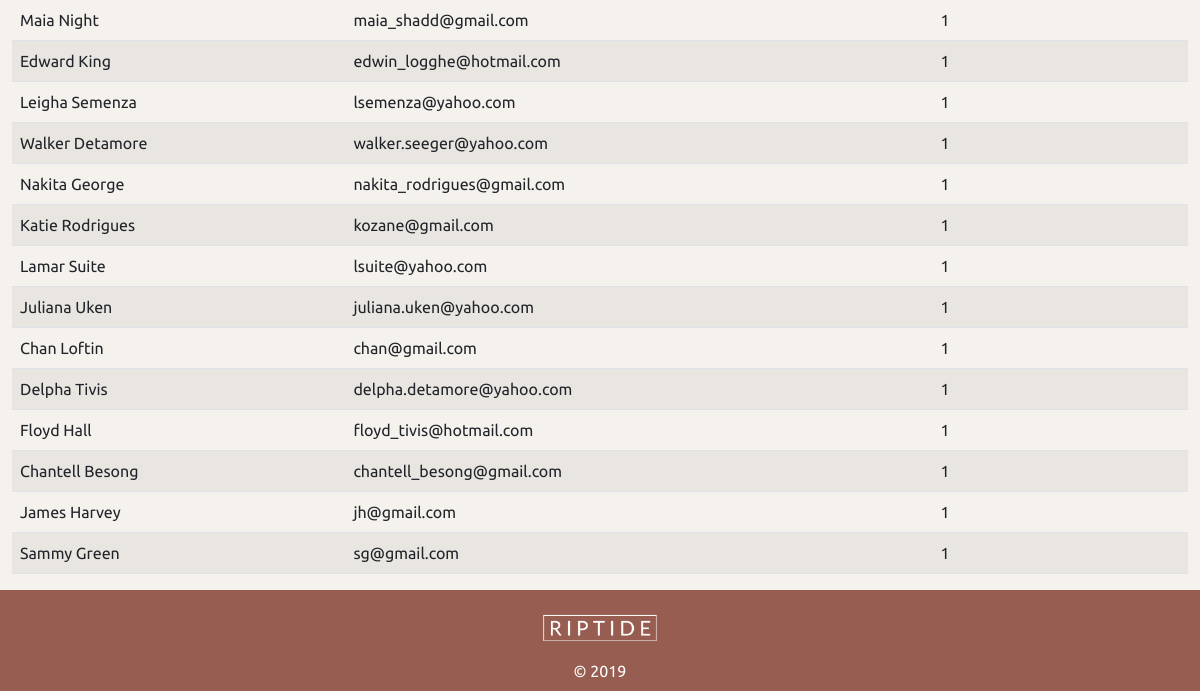
The app's page /members (lower part), older data.
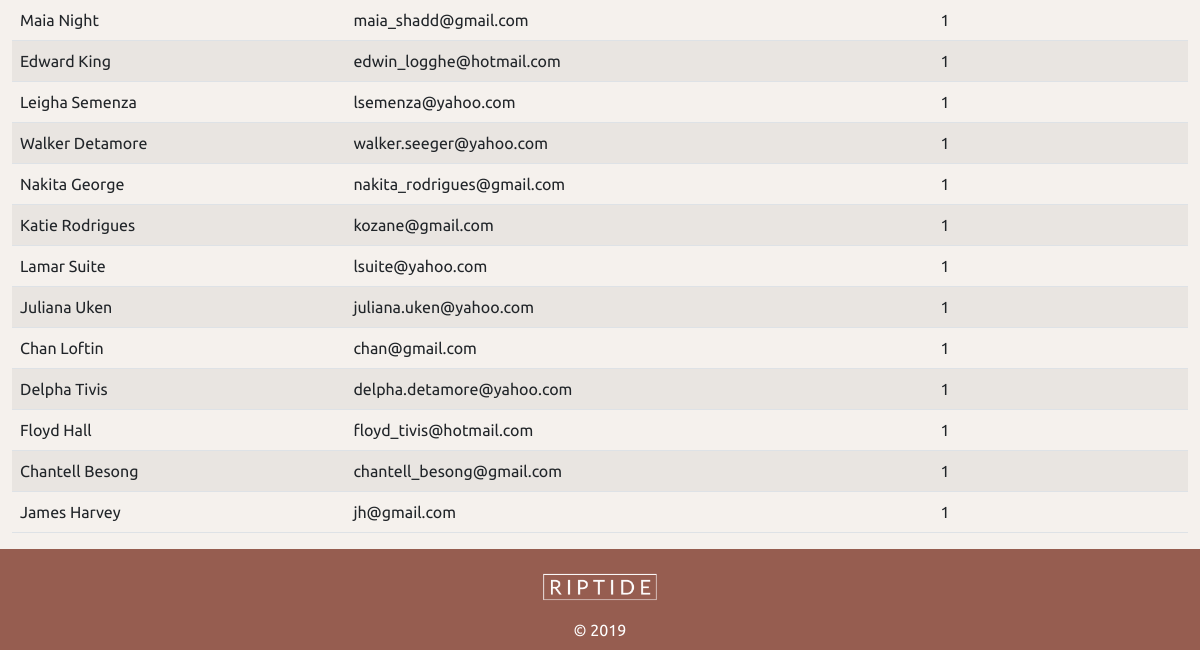
The same page, newer data.
### tables this page shows
CREATE TABLE member(
    member_id integer primary key autoincrement not null,
    name text not null unique,
    email text not null unique,
    password text not null,
    authorisation integer not null
);

### server.py (the view)
@app.route('/members')
def members():
    data = request.args
    sql = """ select member_id, name, email, authorisation from member"""
    result = run_search_query_tuples(sql, (), db_path, True)
    return render_template("members.html", members=result)

### db_functions.py (called while the page is built)
def run_search_query_tuples(sql_query,values_tuple, file_path, rowfactory=False):
    result = None
    try:
        db = sqlite3.connect(file_path)
        if rowfactory:
            db.row_factory = sqlite3.Row
        cursor = db.cursor()
        cursor.execute(sql_query,values_tuple)
        result = cursor.fetchall()
        cursor.close()
    except sqlite3.Error as error:
        print("Error running search query tuples: {}".format(error))
        return None
    db.close()
    if result is None:
        print("No search values were found")
    return result

### templates/members.html (shortened to what this page needs)
{% extends "layout.html" %}
{% block content %}
<div class="container-fluid">
<table class="table table-striped">
    <tbody>
    {% for row in members %}
      <tr>
        <td>{{ row['name'] }} </td>
        <td>{{ row['email'] }}</td>
        <td>{{ row['authorisation'] }}</td>
      </tr>
    {% endfor %}
    </tbody>
  </table>
</div>
{% endblock %}

Row changes from the older to the newer data that the page shows:
removed member: name "Sammy Green", email "sg@gmail.com", authorisation "1"
